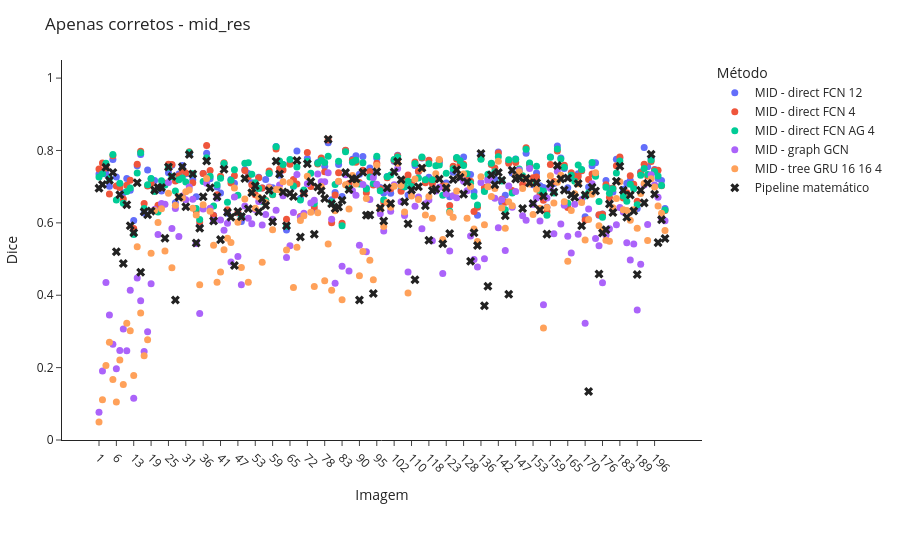
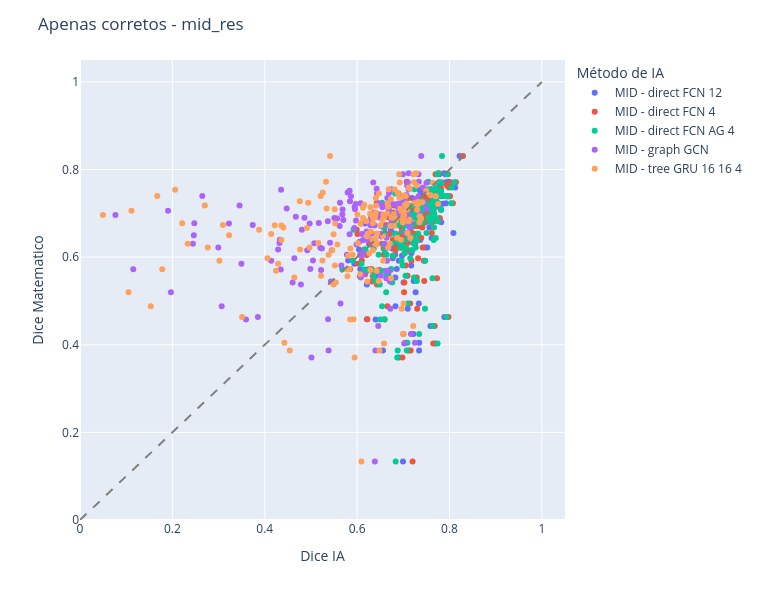

The code cell stored with these charts, in order, in its notebook:
### Markdown cell above
### Apenas corretos

### Code cell
# Apenas corretos - Mid Res
scenario_image_df = build_ostia_image_comparison_df(correct_ia_df, correct_math_df)
viz.plot_image_dice_scatter_interactive(scenario_image_df, "mid_res", comparison_title="Apenas corretos")
viz.plot_ia_vs_math_scatter_interactive(scenario_image_df, "mid_res", comparison_title="Apenas corretos")

### Figure 1 — Plotly figure (JSON) as saved in the notebook; plotly's stock layout.template omitted (floating-point values rounded to 4 significant figures; data arrays with more than 128 entries replaced by an {"elided": "..."} marker saying what was removed)
{"data": [{"customdata": {"elided": "164x2 mixed values"}, "hovertemplate": "img_id: %{customdata[0]}<br>Dice: %{y:.3f}<br>Metodo: %{customdata[1]}<extra></extra>", "marker": {"color": "#636EFA", "size": 7}, "mode": "markers", "name": "MID - direct FCN 12", "type": "scatter", "x": {"elided": "164 str values"}, "y": {"elided": "164 float values"}}, {"customdata": {"elided": "164x2 mixed values"}, "hovertemplate": "img_id: %{customdata[0]}<br>Dice: %{y:.3f}<br>Metodo: %{customdata[1]}<extra></extra>", "marker": {"color": "#EF553B", "size": 7}, "mode": "markers", "name": "MID - direct FCN 4", "type": "scatter", "x": {"elided": "164 str values"}, "y": {"elided": "164 float values"}}, {"customdata": {"elided": "164x2 mixed values"}, "hovertemplate": "img_id: %{customdata[0]}<br>Dice: %{y:.3f}<br>Metodo: %{customdata[1]}<extra></extra>", "marker": {"color": "#00CC96", "size": 7}, "mode": "markers", "name": "MID - direct FCN AG 4", "type": "scatter", "x": {"elided": "164 str values"}, "y": {"elided": "164 float values"}}, {"customdata": {"elided": "164x2 mixed values"}, "hovertemplate": "img_id: %{customdata[0]}<br>Dice: %{y:.3f}<br>Metodo: %{customdata[1]}<extra></extra>", "marker": {"color": "#AB63FA", "size": 7}, "mode": "markers", "name": "MID - graph GCN", "type": "scatter", "x": {"elided": "164 str values"}, "y": {"elided": "164 float values"}}, {"customdata": {"elided": "164x2 mixed values"}, "hovertemplate": "img_id: %{customdata[0]}<br>Dice: %{y:.3f}<br>Metodo: %{customdata[1]}<extra></extra>", "marker": {"color": "#FFA15A", "size": 7}, "mode": "markers", "name": "MID - tree GRU 16 16 4", "type": "scatter", "x": {"elided": "164 str values"}, "y": {"elided": "164 float values"}}, {"customdata": {"elided": "164x2 mixed values"}, "hovertemplate": "img_id: %{customdata[0]}<br>Dice: %{y:.3f}<br>Metodo: %{customdata[1]}<extra></extra>", "marker": {"color": "#222222", "size": 8, "symbol": "x"}, "mode": "markers", "name": "Pipeline matemático", "type": "scatter", "x": {"elided": "164 str values"}, "y": {"elided": "164 float values"}}], "layout": {"legend": {"title": {"text": "Método"}}, "margin": {"b": 120, "l": 40, "r": 20, "t": 60}, "title": {"text": "Apenas corretos - mid_res"}, "xaxis": {"tickangle": 45, "title": {"text": "Imagem"}}, "yaxis": {"range": [0, 1.05], "title": {"text": "Dice"}}}}

### Figure 2 — Plotly figure (JSON) as saved in the notebook; plotly's stock layout.template omitted (floating-point values rounded to 4 significant figures; data arrays with more than 128 entries replaced by an {"elided": "..."} marker saying what was removed)
{"data": [{"customdata": {"elided": "164x3 mixed values"}, "hovertemplate": "ia_method_label=MID - direct FCN 12<br>ia_dice=%{x}<br>math_dice=%{y}<br>img_id=%{customdata[0]}<br>ia_method=%{customdata[1]}<br>math_method=%{customdata[2]}<extra></extra>", "legendgroup": "MID - direct FCN 12", "marker": {"color": "#636efa", "symbol": "circle"}, "mode": "markers", "name": "MID - direct FCN 12", "orientation": "v", "showlegend": true, "type": "scatter", "x": {"elided": "164 float values"}, "xaxis": "x", "y": {"elided": "164 float values"}, "yaxis": "y"}, {"customdata": {"elided": "164x3 mixed values"}, "hovertemplate": "ia_method_label=MID - direct FCN 4<br>ia_dice=%{x}<br>math_dice=%{y}<br>img_id=%{customdata[0]}<br>ia_method=%{customdata[1]}<br>math_method=%{customdata[2]}<extra></extra>", "legendgroup": "MID - direct FCN 4", "marker": {"color": "#EF553B", "symbol": "circle"}, "mode": "markers", "name": "MID - direct FCN 4", "orientation": "v", "showlegend": true, "type": "scatter", "x": {"elided": "164 float values"}, "xaxis": "x", "y": {"elided": "164 float values"}, "yaxis": "y"}, {"customdata": {"elided": "164x3 mixed values"}, "hovertemplate": "ia_method_label=MID - direct FCN AG 4<br>ia_dice=%{x}<br>math_dice=%{y}<br>img_id=%{customdata[0]}<br>ia_method=%{customdata[1]}<br>math_method=%{customdata[2]}<extra></extra>", "legendgroup": "MID - direct FCN AG 4", "marker": {"color": "#00cc96", "symbol": "circle"}, "mode": "markers", "name": "MID - direct FCN AG 4", "orientation": "v", "showlegend": true, "type": "scatter", "x": {"elided": "164 float values"}, "xaxis": "x", "y": {"elided": "164 float values"}, "yaxis": "y"}, {"customdata": {"elided": "164x3 mixed values"}, "hovertemplate": "ia_method_label=MID - graph GCN<br>ia_dice=%{x}<br>math_dice=%{y}<br>img_id=%{customdata[0]}<br>ia_method=%{customdata[1]}<br>math_method=%{customdata[2]}<extra></extra>", "legendgroup": "MID - graph GCN", "marker": {"color": "#ab63fa", "symbol": "circle"}, "mode": "markers", "name": "MID - graph GCN", "orientation": "v", "showlegend": true, "type": "scatter", "x": {"elided": "164 float values"}, "xaxis": "x", "y": {"elided": "164 float values"}, "yaxis": "y"}, {"customdata": {"elided": "164x3 mixed values"}, "hovertemplate": "ia_method_label=MID - tree GRU 16 16 4<br>ia_dice=%{x}<br>math_dice=%{y}<br>img_id=%{customdata[0]}<br>ia_method=%{customdata[1]}<br>math_method=%{customdata[2]}<extra></extra>", "legendgroup": "MID - tree GRU 16 16 4", "marker": {"color": "#FFA15A", "symbol": "circle"}, "mode": "markers", "name": "MID - tree GRU 16 16 4", "orientation": "v", "showlegend": true, "type": "scatter", "x": {"elided": "164 float values"}, "xaxis": "x", "y": {"elided": "164 float values"}, "yaxis": "y"}], "layout": {"height": 600, "legend": {"title": {"text": "Método de IA"}, "tracegroupgap": 0}, "margin": {"t": 60}, "shapes": [{"line": {"color": "gray", "dash": "dash"}, "type": "line", "x0": 0, "x1": 1, "y0": 0, "y1": 1}], "title": {"text": "Apenas corretos - mid_res"}, "width": 760, "xaxis": {"anchor": "y", "domain": [0, 1], "range": [0, 1.05], "title": {"text": "Dice IA"}}, "yaxis": {"anchor": "x", "domain": [0, 1], "range": [0, 1.05], "title": {"text": "Dice Matematico"}}}}
